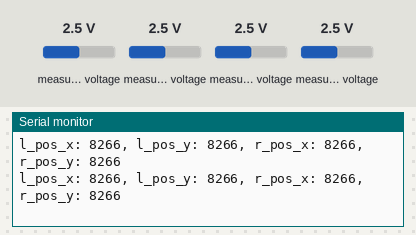
A sketch run on a simulated ESP32. Parts: the last lines printed to the serial monitor. The inputs (shaded band) are chosen by the test bench; at power-on: measured voltage 2.5 V. USB keyboard and mouse output is not drawn.

Above: at 1.2 s.
1.3 s: measured voltage (sensor 200) set to 0.1 V
At 1.37 s:
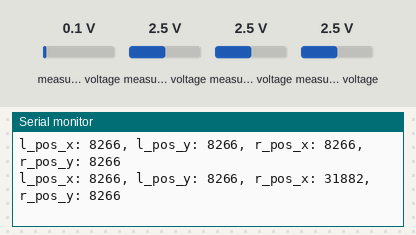
2.8 s: measured voltage (sensor 201) set to 0.1 V
At 2.81 s:
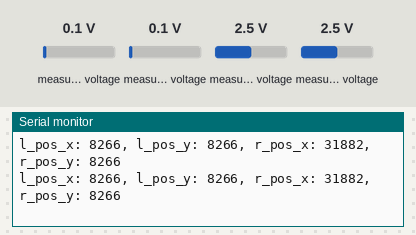
4.3 s: measured voltage (sensor 202) set to 0.1 V
At 4.3 s:
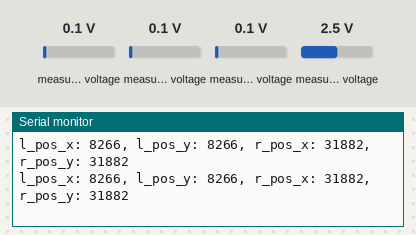
5.8 s: measured voltage (sensor 203) set to 0.1 V
At 5.83 s:
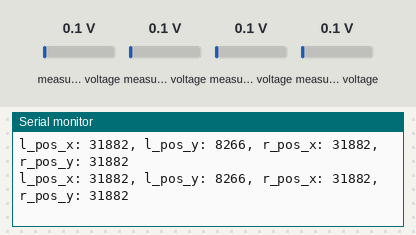
7.3 s: measured voltage (sensor 200) set to 2.5 V
At 7.31 s:
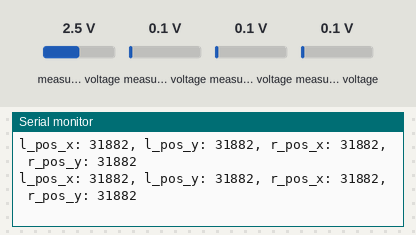
10.3 s: measured voltage (sensor 201) set to 1.2 V
At 10.32 s:
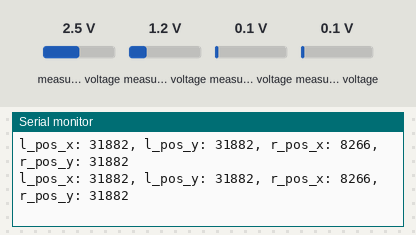
Timing chart, 0 to 12.8 s (numbered marks = the images above; inputs shaded):
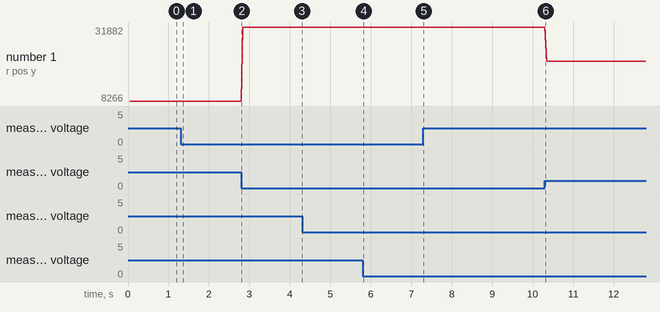

The sketch:

Gamepad_V7RC.ino
```cpp
/*
 * Provided by 飛行造物
 * This code implements V7RC gamepad
 * It is developed based on ESP32-BLE-Gamepad library (https://github.com/lemmingDev/ESP32-BLE-Gamepad)
 */

#include <Arduino.h>
#include <BleGamepad.h>
#include <Adafruit_ADS1X15.h>

/* left joystick */
int16_t l_pos_y = 0;
int16_t l_offset_y = 0;
int16_t l_pos_y_v = 0;
int16_t l_pos_x = 0;
int16_t l_offset_x = 0;
int16_t l_pos_x_v = 0;

/* right joystick */
int16_t r_pos_y = 0;
int16_t r_offset_y = 0;
int16_t r_pos_y_v = 0;
int16_t r_pos_x = 0;
int16_t r_offset_x = 0;
int16_t r_pos_x_v = 0;

BleGamepad bleGamepad;

Adafruit_ADS1115 ads;

/* set resolution of ADS1115 */
float Scalevoltage = 0.0001875;
/*
  ads.setGain(GAIN_TWOTHIRDS);  // 2/3x gain +/- 6.144V  1 bit = 3mV      0.1875mV (default)
  ads.setGain(GAIN_ONE);        // 1x gain   +/- 4.096V  1 bit = 2mV      0.125mV
  ads.setGain(GAIN_TWO);        // 2x gain   +/- 2.048V  1 bit = 1mV      0.0625mV
  ads.setGain(GAIN_FOUR);       // 4x gain   +/- 1.024V  1 bit = 0.5mV    0.03125mV
  ads.setGain(GAIN_EIGHT);      // 8x gain   +/- 0.512V  1 bit = 0.25mV   0.015625mV
  ads.setGain(GAIN_SIXTEEN);    // 16x gain  +/- 0.256V  1 bit = 0.125mV  0.0078125mV
*/

/*
 *  Because map command cannot exactly bound converted output values between lowerbound and upperboudn,
 *  this function is used to bound output values to
 *       (1) lowerbound, when they are below the lowerbound;
 *       (2) upperbound, when they are above the upperbound.
 */
int16_t commandMapping(int x, int lowerest_input, int highest_input, int lowerbound, int upperbound)
{
   return map(x, lowerest_input, highest_input, lowerbound, upperbound) < lowerbound?
          lowerbound:
          map(x, lowerest_input, highest_input, lowerbound, upperbound) > upperbound?
          upperbound:
          map(x, lowerest_input, highest_input, lowerbound, upperbound);
}

void setup()
{
    Serial.begin(115200);
    Serial.println("Starting BLE work!");

    ads.setGain(GAIN_TWOTHIRDS);
    ads.begin();

    bleGamepad.begin();
    // The default bleGamepad.begin() above enables 16 buttons, all axes, one hat, and no simulation controls or special buttons
}

void loop()
{
    if (bleGamepad.isConnected())
    {
        r_pos_x_v = (ads.readADC_SingleEnded(0) * Scalevoltage) * 100;
        r_pos_y_v = (ads.readADC_SingleEnded(1) * Scalevoltage) * 100;
        l_pos_x_v = (ads.readADC_SingleEnded(2) * Scalevoltage) * 100;
        l_pos_y_v = (ads.readADC_SingleEnded(3) * Scalevoltage) * 100;

        /* to convert analog signal to V7RC command
         * [NOTE] the direction of x's are opposite to those of V7RC
         */
        r_pos_x = 32767 - commandMapping(r_pos_x_v, 0, 333, 0, 32767);
        r_pos_y = 32767 - commandMapping(r_pos_y_v, 0, 333, 0, 32767);
        l_pos_x = 32767 - commandMapping(l_pos_x_v, 0, 333, 0, 32767);
        l_pos_y = 32767 - commandMapping(l_pos_y_v, 0, 333, 0, 32767);
        bleGamepad.setAxes(l_pos_x, l_pos_y, r_pos_x, r_pos_y, 0, 0, 0, 0);
        delay(10);

        Serial.print("l_pos_x: ");
        Serial.print(l_pos_x);

        Serial.print(", l_pos_y: ");
        Serial.print(l_pos_y);

        Serial.print(", r_pos_x: ");
        Serial.print(r_pos_x);

        Serial.print(", r_pos_y: ");
        Serial.println(r_pos_y);
    }
}
```

Measured:
- after the input at 1.3 s, the serial monitor: prints a new line after 0.05 s (image 1)
- plotted number 1: 31882 → 20960 after the input at 10.3 s
